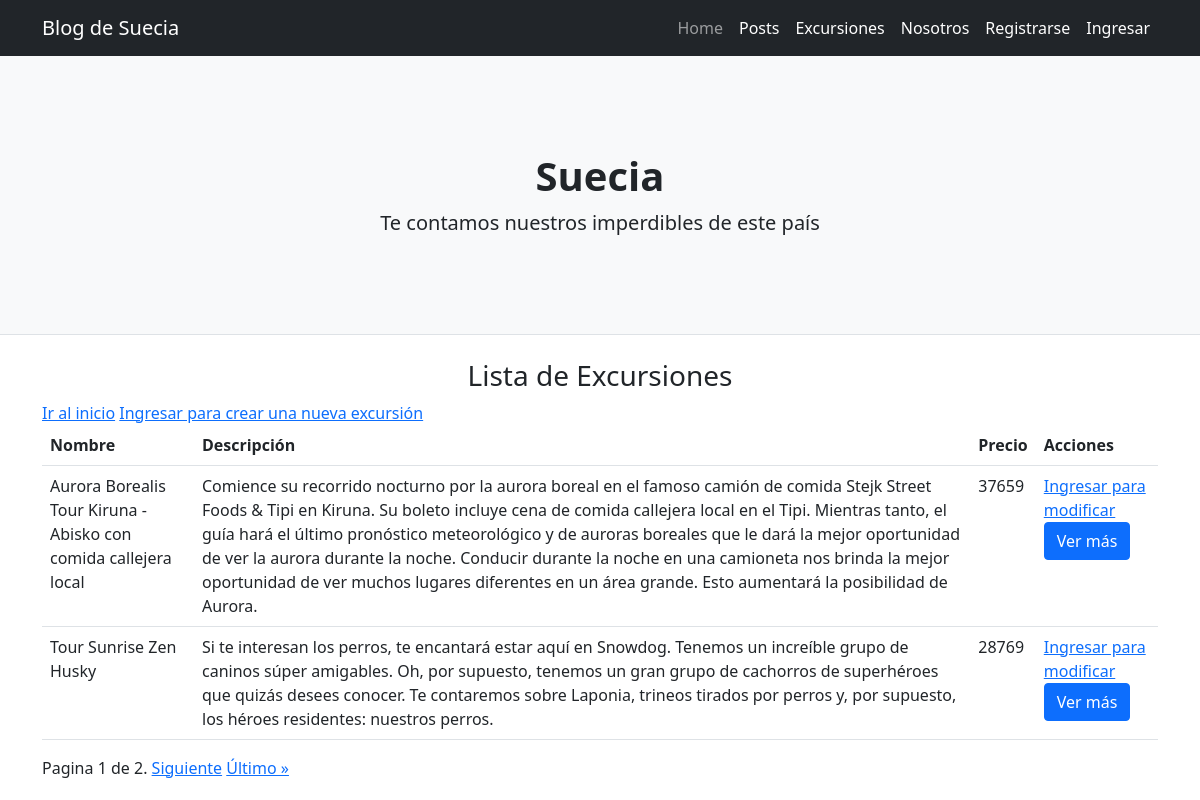
/excursiones/lista, run on the app's committed database.
### excursiones/models.py (models this page shows)
class Excursiones(models.Model):
      nombre = models.CharField(max_length=100)
      descripcion = models.CharField(max_length=3000)
      precio = models.IntegerField()
      imagen = models.ImageField(upload_to="paisaje", null=True, blank=True)

### excursiones/views.py (the view)
# urls.py: path("lista", ExcursionesList.as_view(), name="list-excursiones"),
class ExcursionesList(ListView):
  paginate_by = 2
  model = Excursiones
  template_name = 'excursiones/excursiones_list.html'

### excursiones/templates/excursiones/excursiones_list.html (shortened to what this page needs)
{% extends 'blog/base.html' %}
{% block contenido %}
<div class="container">
    <h3 style="text-align:center"> Lista de Excursiones</h3>
    {% if user.is_authenticated %}
        <a href="{% url 'index-blog' %}">Ir al inicio</a>
        <a href="{% url 'create-excursion' %}">Crear una nueva</a>
        <a href="{% url 'blog-logout' %}">Salir</a>
        {% else %}
        <a href="{% url 'index-blog' %}">Ir al inicio</a>
        <a href="{% url 'blog-login' %}"> Ingresar para crear una nueva excursión</a>
    {% endif %}
    <br/>
    <table class="table">
        <tr>
            <th>Nombre</th>
            <th>Descripción</th>
            <th>Precio</th>
            <th>Acciones</th>
        </tr>
        {% for excursiones in object_list %}
            <tr>
                <td>{{ excursiones.nombre }}</td>
                <td>{{ excursiones.descripcion }}</td>
                <td>{{ excursiones.precio }} </td>
                <td>
                    {% if user.is_authenticated %}
                        <a  href="{% url 'delete-excursion' excursiones.id  %}">Borrar</a>
                        <a  href="{% url 'update-excursion' excursiones.id  %}">Actualizar</a>
                    {% else %}
                        <a  href="{% url 'blog-login' %}"> Ingresar para modificar</a>
                    {% endif %}
                    <a class="btn btn-primary" href="{% url 'detail-excursion' excursiones.id  %}">Ver más</a>
                </td>
            </tr>
        {% endfor %}
    </table>
    <div class="pagination">
        <span class="step-links">
            <span class="current">
                Pagina {{ page_obj.number }} de {{ page_obj.paginator.num_pages }}.
            </span>
            {% if page_obj.has_next %}
            <a href="?page={{ page_obj.next_page_number }}">Siguiente</a>
            <a href="?page={{ page_obj.paginator.num_pages }}">Último &raquo;</a>
            {% endif %}
        </span>
    </div>
</div>
{% endblock %}

### data on the page
Excursiones: nombre "Aurora Borealis Tour Kiruna - Abisko con comida callejera local", descripcion "Comience su recorrido nocturno por la aurora boreal en el famoso camión de comida Stejk Street Foods & Tipi en Kiruna. Su boleto incluye cena de comida callejera local en el Tipi. Mientras tanto, el guía hará el último pronóstico meteorológico y de auroras boreales que le dará la mejor oportunidad de ver la aurora durante la noche. Conducir durante la noche en una camioneta nos brinda la mejor oportunidad de ver muchos lugares diferentes en un área grande. Esto aumentará la posibilidad de Aurora.", precio "37659"
Excursiones: nombre "Tour Sunrise Zen Husky", descripcion "Si te interesan los perros, te encantará estar aquí en Snowdog. Tenemos un increíble grupo de caninos súper amigables. Oh, por supuesto, tenemos un gran grupo de cachorros de superhéroes que quizás desees conocer. Te contaremos sobre Laponia, trineos tirados por perros y, por supuesto, los héroes residentes: nuestros perros.", precio "28769"

### other printed values
{{ page_obj.number }} "1"
{{ page_obj.paginator.num_pages }} "2"
